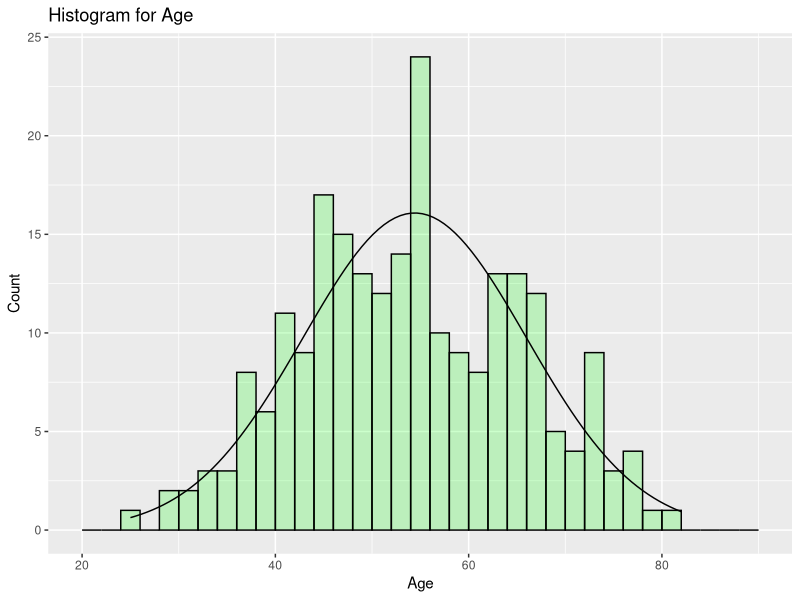

Reproduce this figure in R.


  
lab <- read.table("Aldosterone.csv", sep=",", header=T)
lab=lab[,-1]
lab=cbind(lab[,c(1:3)],lab[,7])
colnames(lab)=c("Age","Sex","Race","Aldo level")


#####Research Question:  Is there a relationship among a patient's gender, race, and age in predicting their aldosterone level? 

#####Procedure:

####Step 1:  Univariate Analyses:  Descriptive Statistics and Cleaning the Data

lab$Sex = gsub(0, "Female",lab$Sex)
lab$Sex = gsub(1, "Male",lab$Sex)
lab$Race = gsub(0, "White",lab$Race)
lab$Race = gsub(1, "African American",lab$Race)


##### Descriptive Analyses:  


aldo.freq=table(lab$`Aldo level`)
aldo.prop=prop.table(aldo.freq)
aldo.table=cbind(aldo.freq,aldo.prop)
colnames(aldo.table)=c("Frequency","Percent")

sex.freq=table(lab$Sex)
sex.prop=prop.table(sex.freq)
sex.table=as.data.frame(cbind(sex.freq,sex.prop))
colnames(sex.table)=c("Frequency","Percent")

race.freq=table(lab$Race)
race.prop=prop.table(race.freq)
race.table=as.data.frame(cbind(race.freq,race.prop))
colnames(race.table)=c("Frequency","Percent")



library(knitr)
kable(aldo.table,caption = "Aldo level",digits = 5)

library(knitr)
kable(sex.table,caption = "Sex",digits = 5)

library(knitr)
kable(race.table,caption = "Race",digits = 5)


##### There are 66 subjects with High Aldo Levels out of 233. With no other knowledge, the probability of high Aldosterone is 66/233 = 0.28.

##### Check that the Dependent Variable Split is not greater than 80/20 or 20/80. Aldosterone is 71.67% (normal) and 28.33% (high). So the split is OK.



age.table=cbind(233,mean(lab$Age),sd(lab$Age),min(lab$Age),max(lab$Age))
colnames(age.table)=c("N", "Mean","Sed Dev", "Min","Max")
rownames(age.table)=c("age")



library(knitr)
kable(age.table,caption = "Age",digits = 5)




library(ggplot2)
n=233
mean=54.42
sd =11.56
binwidth=2

ggplot(data=lab, aes(lab$Age)) + 
  geom_histogram( breaks = seq(20, 90, binwidth),col="black",fill="green",alpha = 0.2) +
  labs(title="Histogram for Age") +
  labs(x="Age", y="Count")+
  stat_function( 
    fun = function(x, mean, sd, n, bw){ 
      dnorm(x = x, mean = mean, sd = sd) * n * bw
    },args = c(mean = mean, sd = sd, n = n, bw = binwidth))


##### Age appears to be symmetrical with no obvious outliers (Mean=54.42; Median=54.00)

#### Step 2:  Conduct Bivariate Analyses

##### Aldo Level by Sex, Race & Age


table1= table(lab$`Aldo level`,lab$Sex)
freq.table1=cbind(table1,margin.table(table1, 1))
freq.table1=rbind(freq.table1,c(margin.table(table1, 2),233))
colnames(freq.table1)=c("Female","Male","Total")
rownames(freq.table1)=c("High","Normal","Total")



library(knitr)
kable(freq.table1,caption = "Table of Aldo level by Sex",digits = 5)


library(MASS)
chisq.test(table1)



table2= table(lab$`Aldo level`,lab$Race)
freq.table2=cbind(table2,margin.table(table2, 1))
freq.table2=rbind(freq.table2,c(margin.table(table2, 2),233))
colnames(freq.table2)=c("White","African American","Total")
rownames(freq.table2)=c("High","Normal","Total")


library(knitr)
kable(freq.table2,caption = "Table of Aldo level by Race",digits = 5)


library(MASS)
chisq.test(table2)


##### Aldo Level and Sex are significant while Aldo Level and Race is not significant.  Males are much more likely to have high Aldo Levels than Females (42.2% compared to 14.5%).


Age=lab$Age
Aldo=lab$`Aldo level`
t.test(Age~Aldo)


##### Age and Aldo Level is significant.  Younger patients were more likely to have high aldo levels than older patients (51.02 years compared to 55.77 years).

##### Comparing X with X Variables (Sex and Race):



table3= table(lab$Sex,lab$Race)
freq.table3=cbind(table3,margin.table(table3, 1))
freq.table3=rbind(freq.table3,c(margin.table(table3, 2),233))
colnames(freq.table3)=c("Female","Male","Total")
rownames(freq.table3)=c("White","African American","Total")


library(knitr)
kable(freq.table3,caption = "Table of Sex by Race",digits = 5)

library(MASS)
chisq.test(table3)



##### Sex and Race are statistically significant.  Males are more likely to be White than females (56.7% compared to 41.5%).

##### For the bivariate relationship with Age


Sex=lab$Sex
Race=lab$Race
Age=lab$Age

t.test(Age~Sex)
t.test(Age~Race)


##### Sex and Age are not statistically significant.  Race and Age are statistically significant.  White patients are more likely to be older than African American patients (57.37 years compared to 50.89 years).

#### Step 3:  Conduct Multiple Logistic Regression Analyses


lab$Sex= factor(lab$Sex, levels=c("Female","Male"))
lab$Race = factor(lab$Race, levels=c("White","African American"))
lab$`Aldo level`=factor(lab$`Aldo level`, levels = c("High","Normal"))
Sex=relevel(lab$Sex, "Female")
Race=relevel(lab$Race, "White")
Aldo=relevel(lab$`Aldo level`,"Normal")
mylogit = glm(Aldo ~ Sex + Race + Age, data = lab, family = "binomial")



summary(mylogit)


require(MASS)
exp(cbind(coef(mylogit), confint(mylogit)))  



